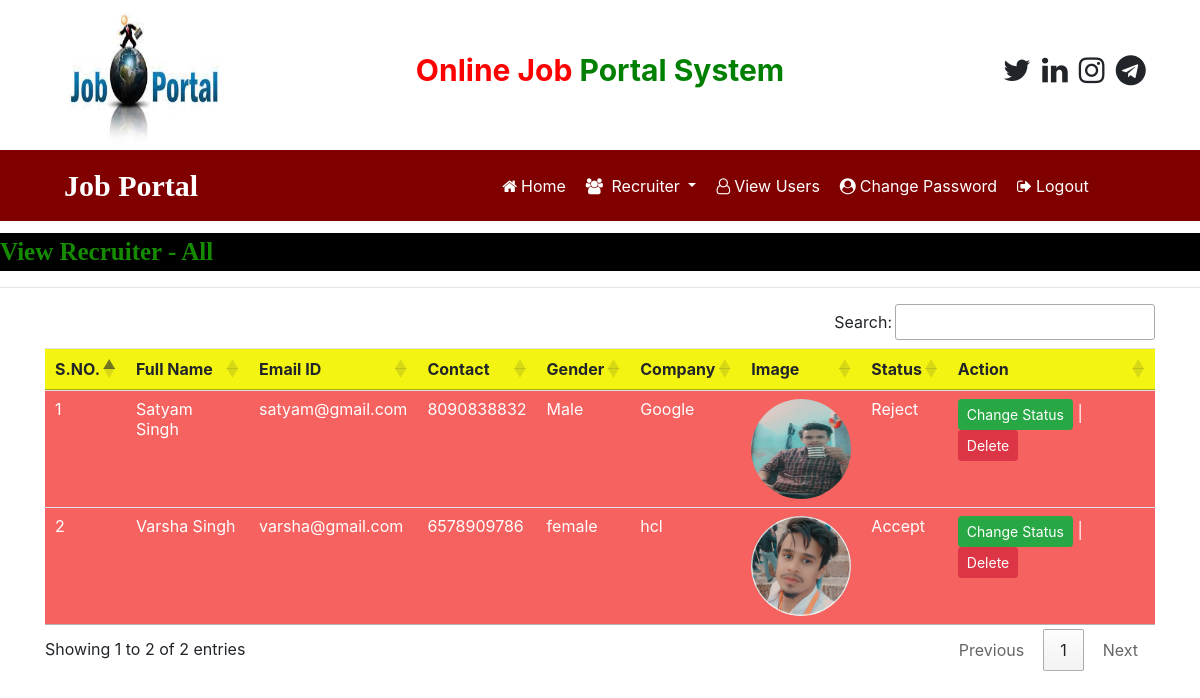
/recruiter_all (signed in), run on the app's committed database.
### job/models.py (models this page shows, shortened)
class Recruiter(models.Model):
    user = models.ForeignKey(User,on_delete=models.CASCADE)
    mobile = models.CharField(max_length=150,null=True)
    image = models.FileField(null=True)
    gender = models.CharField(max_length=250,null=True)
    company = models.CharField(max_length=250,null=True)
    type = models.CharField(max_length=130,null=True)
    status = models.CharField(max_length=130,null=True)

### job/views.py (the view)
# urls.py: path('recruiter_all',  recruiter_all,  name="recruiter_all"),
def recruiter_all(request):
    if not request.user.is_authenticated:
        return redirect('admin_login')
    data = Recruiter.objects.all()
    d = {'data':data}
    return render(request,'recruiter_all.html',d)

### job/templates/recruiter_all.html
{% load static %}
{% block body %}
{% include 'admin_navigation.html' %}
<marquee style="font-family : 'Monotype Corsiva'; font-size:25px ; color : rgb(21, 139, 0) ; background-color : black ;font-weight: bold ; margin-top : 1%">
    View Recruiter - All
</marquee>
 <hr>
<div class="container">
<table class="table table-hover" id="example">
    <thead>
        <tr style="background-color: rgb(244, 244, 19) ">
            <th>S.NO.</th>
            <th>Full Name</th>
            <th>Email ID</th>
            <th>Contact</th>
            <th>Gender</th>
            <th>Company</th>
            <th>Image</th>
            <th>Status</th>
            <th>Action</th>
        </tr>
    </thead>
    <tbody>
    {% for i in data %}
    <tr style="background-color: #f66260  ;color: white;">
        <td>{{forloop.counter}}</td>
        <td>{{i.user.first_name}} {{i.user.last_name}}</td>
        <td>{{i.user.username}}</td>
        <td>{{i.mobile}}</td>
        <td>{{i.gender}}</td>
        <td>{{i.company}}</td>
        <td><img src = "{{i.image.url}}" style="width : 100px ; height : 100px ; border-radius: 50%;  " ></td>
        <td>{{i.status}}</td>
        <td><a href="{% url 'change_status' i.id %}" class="btn btn-success btn-sm" >Change Status</a>
        |   <a href="{% url 'delete_recruiter' i.user.id %}" class="btn btn-danger btn-sm" >Delete</a>
        </td>
    </tr>
    {% endfor %}
    </tbody>
</table>
</div>
{% endblock %}

### job/templates/admin_navigation.html (shortened to what this page needs)
<html>
    <head>
        {% load static %}
  <link rel="stylesheet" href="https://cdn.jsdelivr.net/npm/bootstrap@4.6.1/dist/css/bootstrap.min.css">
  <link rel="stylesheet" href="https://cdnjs.cloudflare.com/ajax/libs/font-awesome/4.7.0/css/font-awesome.min.css">
  <link rel="stylesheet" href="https://cdn.datatables.net/1.12.1/css/jquery.dataTables.min.css">
  <link rel="stylesheet" href="https://cdn.datatables.net/buttons/2.2.3/css/buttons.dataTables.min.css">
    </head>
    <body>
        <div class="container">
             <div class="row">
                <div class="col-sm-3">
                   <img src="{% static 'images/v1.jpg' %}"  style="width:180px;height:150px"  >
                </div>
                <div class="col-sm-6 mt-5 text-center">
                     <span style="font-weight: bold; font-size : 30px">
                        <span style="color : red">Online Job</span>
                        <span style="color : green">Portal System</span>
                     </span>
                 </div>
                 <div class="col-sm-3 mt-5" style = "padding-left: 10%">
                    <span style="font-weight: bold; font-size: 30px">
                        <span><i class="fa fa-twitter pl-1"></i></span>
                        <span><i class="fa fa-linkedin pl-1"></i></span>
                        <span><i class="fa fa-instagram pl-1"></i></span>
                        <span><i class="fa fa-telegram pl-1"></i></span>
                    </span>
                 </div>
             </div>
        </div>
        <nav class="navbar navbar-expand-sm" style="background-color: maroon">
            <a class="navbar-brand text-white pl-5 font-weight-bold" style="font-family:'Monotype Corsiva'; font-size:30px">Job Portal</a>
            <ul class="navbar-nav">
                <li class="nav-item">
                    <a class="nav-link " href="{% url 'admin_home' %}"style='margin-left:280px'><i class="fa fa-home mr-1"></i>Home</a>
                </li>
                <li class="nav-item  dropdown">
                    <a class="nav-link dropdown-toggle " href="#" data-toggle="dropdown"><i class="fa fa-users mr-1"></i> Recruiter </a>
                </li>
                <li class="nav-item">
                    <a class="nav-link {% if request.path == '/view_users' %} active {% endif %}" href="{% url 'view_users' %}"><i class="fa fa-user-o mr-1"></i>View Users</a>
                </li>
                <li class="nav-item">
                    <a class="nav-link {% if request.path == '/change_passwordadmin' %} active {% endif %}" href="{% url 'change_passwordadmin' %}" ><i class="fa fa-user-circle mr-1"></i>Change Password</a>
                </li>
                <li class="nav-item">
                    <a class="nav-link " href="{% url 'Logout' %}"> <i class="fa fa-sign-out mr-1"></i>Logout</a>
                </li>
            </ul>
        </nav>
    </body>
</html>

### job/templates/admin_navigation.html (style rules this page uses)
.nav-link { color: white !important; margin-right: 4px; }

### data on the page
Recruiter: user.first_name "Satyam", user.last_name "Singh", user.username "satyam@gmail.com", mobile "8090838832", gender "Male", company "Google", image (picture), status "Reject"
Recruiter: user.first_name "Varsha", user.last_name "Singh", user.username "varsha@gmail.com", mobile "6578909786", gender "female", company "hcl", image (picture), status "Accept"
